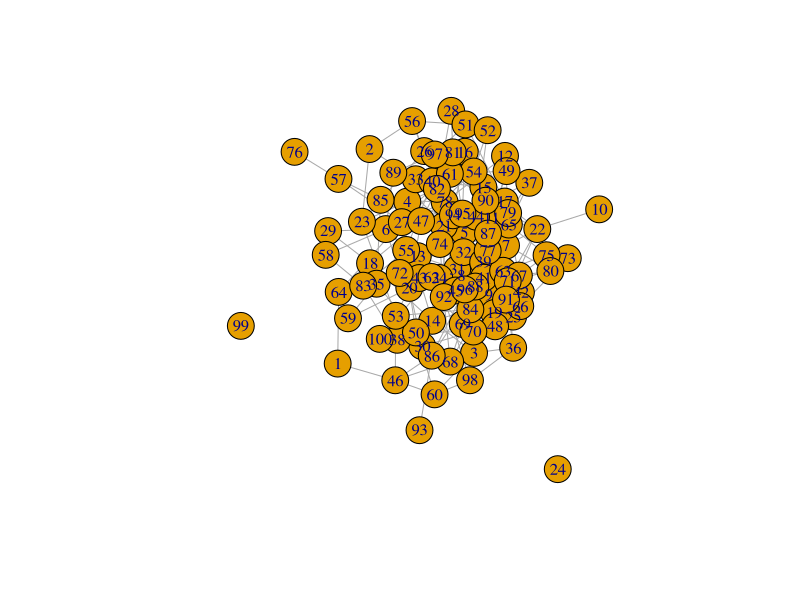
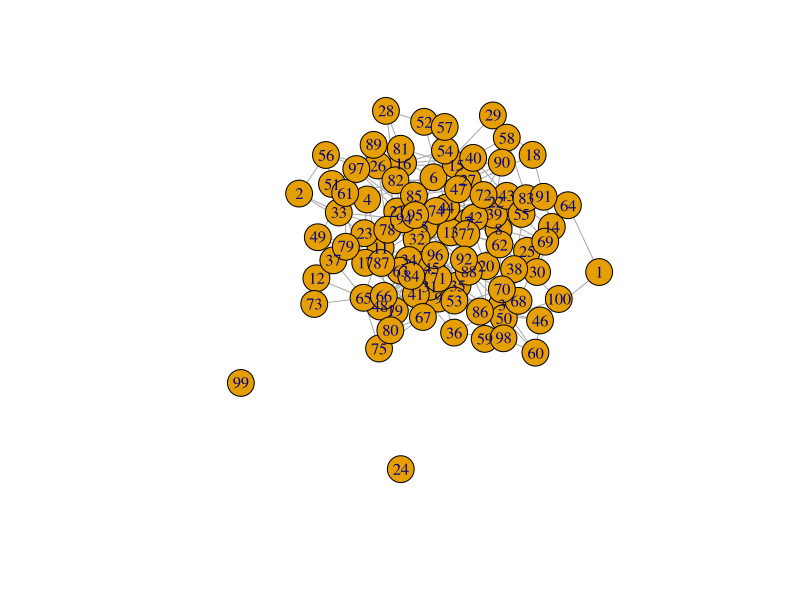

Reproduce these figures in R, in order.
library(igraph)

# This experiment learns the impact of small changes to the network which do and do not impact influential nodes

# Hypothesises:
# 1. Attaching a node to all nodes with degree = 1 will not change influential nodes
# 2. From 3 random nodes such that there is need for only single edge to make a triad, adding that edge will not change influential nodes
# 3. Connecting few nodes with degree = 1 and greater distances between them will change influential nodes


## Hypothesis 1

# Generate an Erdos graph
set.seed(1)
graph <- erdos.renyi.game(100, 0.05)
V(graph)$label <- 1:100

# Plot the graph
plot(graph)

# Calculate degrees
degrees <- degree(graph)

# Delete vertices where degree = 1
graph <- delete.vertices(graph, V(graph)[which(degrees == 1)])
V(graph)$label

# Plot the graph
plot(graph)

